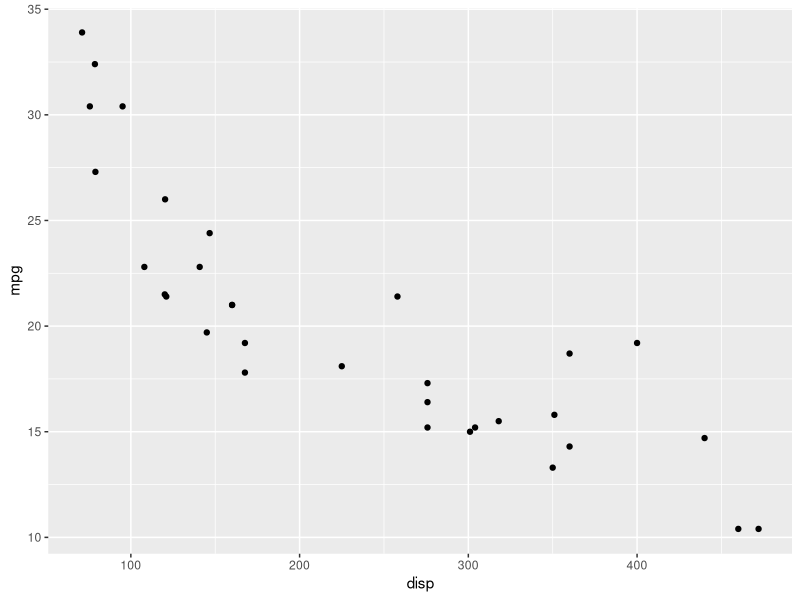
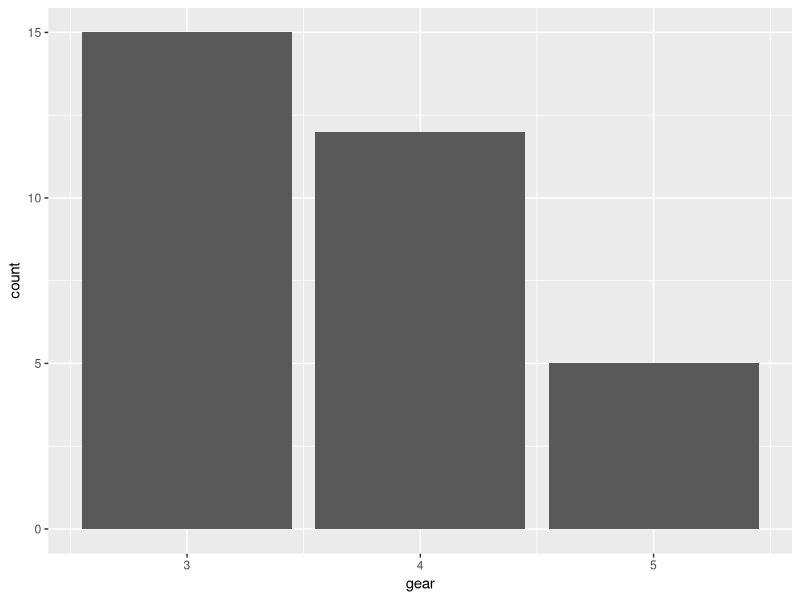
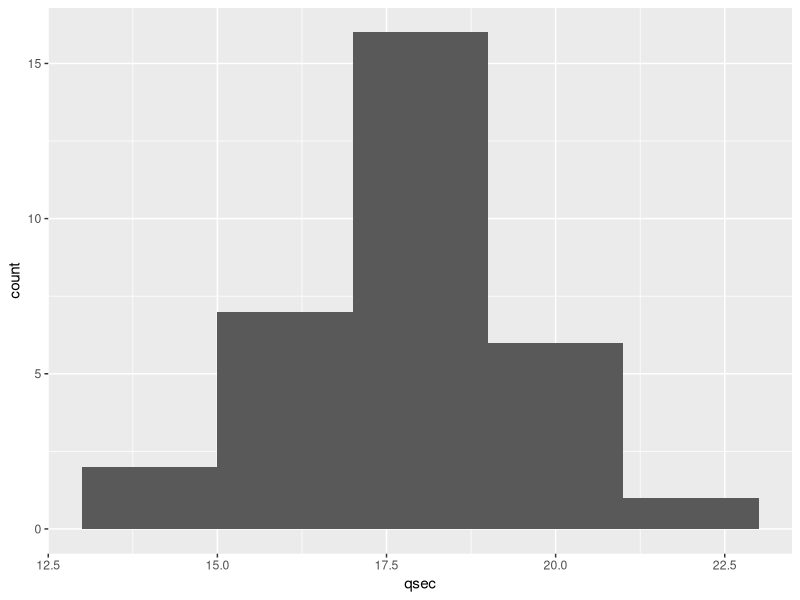
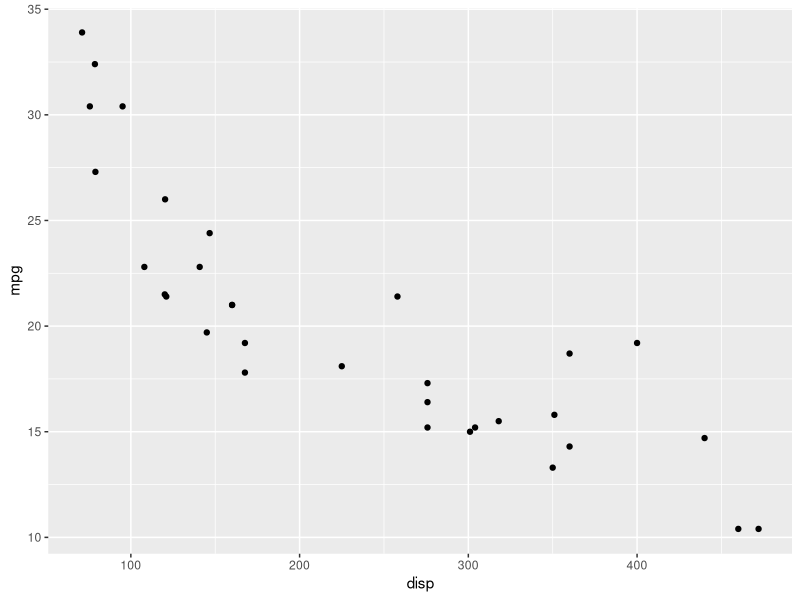
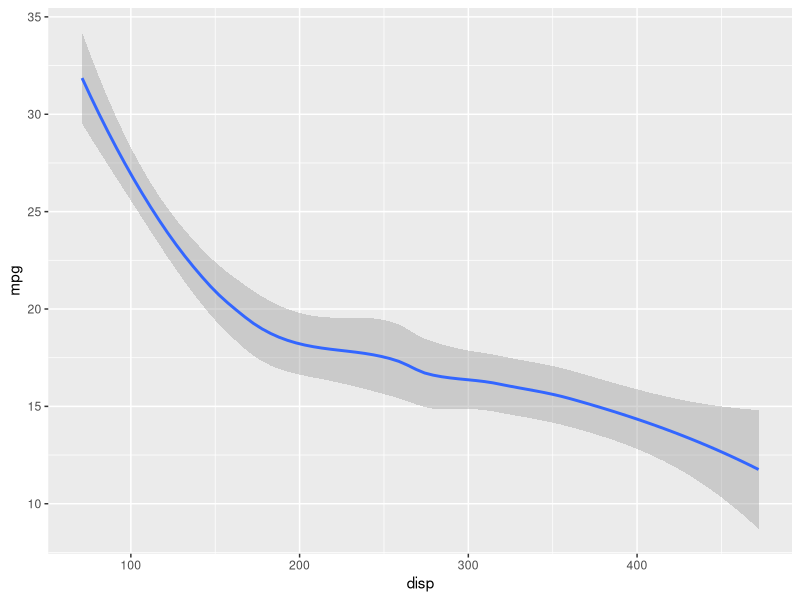
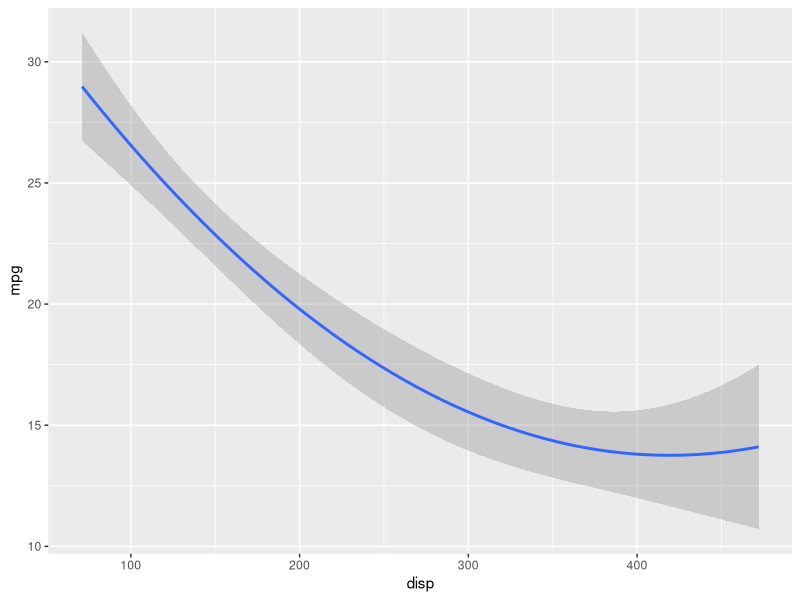
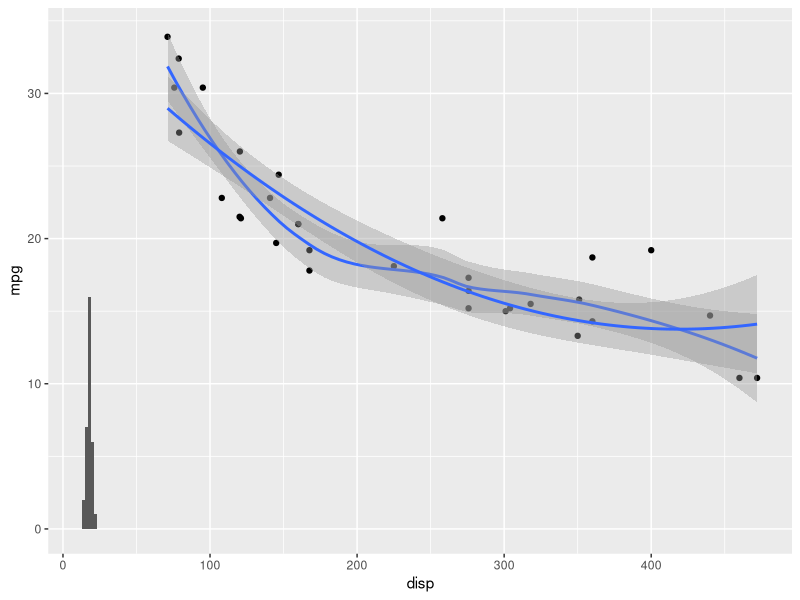

Recreate these plots in R, in order.

#install.packages("ggplot2")
install.packages("tidyverse")

library(ggplot2)
library(tidyverse)

str(mtcars)
p <- ggplot(data=mtcars)
p + geom_point(mapping = aes(x=disp, y=mpg))

ggplot(data=mtcars) +
  geom_bar(mapping = aes(x=gear))
mtcars$gear

ggplot(data=mtcars) +
  geom_histogram(mapping = aes(x=qsec), binwidth = 2)

#ggplot(data=mtcars) +
#  geom_histogram(mapping = aes(x=gear))
ggplot(data=mtcars) +
  geom_point(mapping = aes(x=disp, y=mpg))
ggplot(data=mtcars) +
  geom_smooth(mapping = aes(x=disp, y=mpg))

ggplot(mtcars) +
  geom_smooth(mapping = aes(x = disp, y = mpg), method = "lm",
              formula = y ~ poly(x,2))

ggplot(data=mtcars) +
  geom_point(mapping = aes(x=disp, y=mpg)) + 
  geom_smooth(mapping = aes(x=disp, y=mpg)) +
  geom_smooth(mapping = aes(x = disp, y = mpg), method = "lm",
              formula = y ~ poly(x,2)) +
  geom_histogram(mapping = aes(x=qsec), binwidth = 2)


